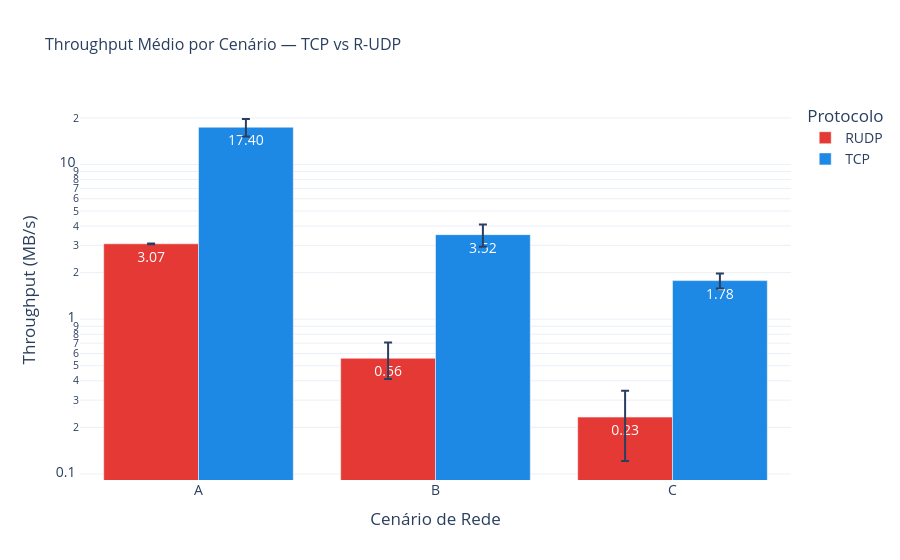

Source (notebook cell):
### Markdown cell above
## Figura 2 — Throughput Médio por Cenário

Barras de erro representam ±1 desvio padrão. A escala logarítmica opcional (comente/descomente) ajuda a visualizar a diferença entre TCP (dezenas de MB/s) e R-UDP nos cenários B e C (décimos de MB/s).

### Code cell
stats_r = stats.reset_index()

fig2 = px.bar(
    stats_r,
    x='scenario', y='mean_tput', color='mode',
    barmode='group',
    error_y='std_tput',
    category_orders=SCENARIO_ORDER,
    title='Throughput Médio por Cenário — TCP vs R-UDP',
    labels={
        'mean_tput': 'Throughput (MB/s)',
        'scenario':  'Cenário de Rede',
        'mode':      'Protocolo',
    },
    color_discrete_map=COLORS,
    text_auto='.2f',
)
fig2.update_layout(
    template='plotly_white',
    font=dict(size=14),
    title_font_size=16,
    legend_title_text='Protocolo',
)
# Descomente para escala logarítmica:
fig2.update_yaxes(type='log')
fig2.show()

### Figure 1 — Plotly figure (JSON) as saved in the notebook; plotly's stock layout.template omitted (floating-point values rounded to 4 significant figures)
{"data": [{"alignmentgroup": "True", "error_y": {"array": [0.01452, 0.148, 0.1117]}, "hovertemplate": "Protocolo=RUDP<br>Cenário de Rede=%{x}<br>Throughput (MB/s)=%{y}<extra></extra>", "legendgroup": "RUDP", "marker": {"color": "#E53935", "pattern": {"shape": ""}}, "name": "RUDP", "offsetgroup": "RUDP", "orientation": "v", "showlegend": true, "textposition": "auto", "texttemplate": "%{y:.2f}", "type": "bar", "x": ["A", "B", "C"], "xaxis": "x", "y": [3.07, 0.559, 0.233], "yaxis": "y"}, {"alignmentgroup": "True", "error_y": {"array": [2.266, 0.5766, 0.1965]}, "hovertemplate": "Protocolo=TCP<br>Cenário de Rede=%{x}<br>Throughput (MB/s)=%{y}<extra></extra>", "legendgroup": "TCP", "marker": {"color": "#1E88E5", "pattern": {"shape": ""}}, "name": "TCP", "offsetgroup": "TCP", "orientation": "v", "showlegend": true, "textposition": "auto", "texttemplate": "%{y:.2f}", "type": "bar", "x": ["A", "B", "C"], "xaxis": "x", "y": [17.4, 3.519, 1.775], "yaxis": "y"}], "layout": {"barmode": "group", "font": {"size": 14}, "legend": {"title": {"text": "Protocolo"}, "tracegroupgap": 0}, "title": {"font": {"size": 16}, "text": "Throughput Médio por Cenário — TCP vs R-UDP"}, "xaxis": {"anchor": "y", "categoryarray": ["A", "B", "C"], "categoryorder": "array", "domain": [0, 1], "title": {"text": "Cenário de Rede"}}, "yaxis": {"anchor": "x", "domain": [0, 1], "title": {"text": "Throughput (MB/s)"}, "type": "log"}}}
